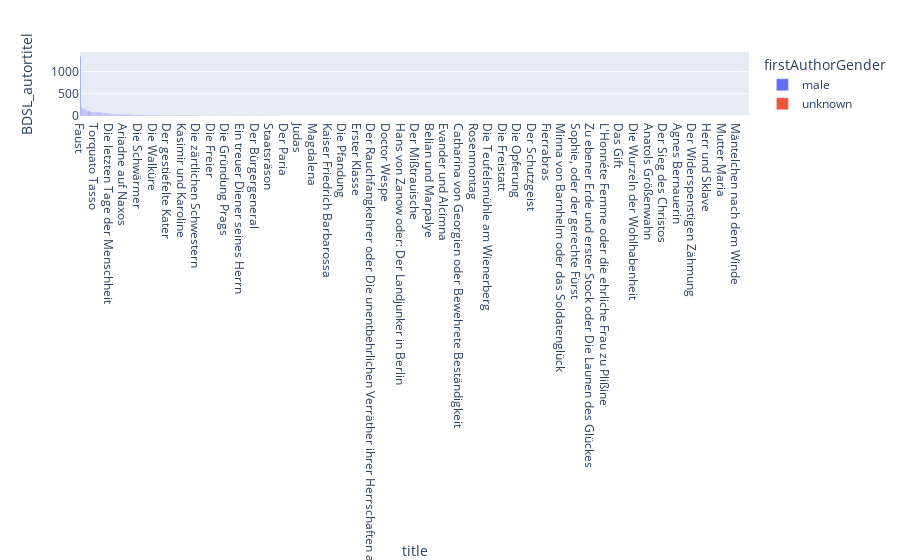

Source (notebook cell):
### Code cell
fig = px.bar(df, x='title', y='BDSL_autortitel', color="firstAuthorGender", hover_data=["firstAuthor", "BDSL_autortitel"])
fig.update_xaxes(categoryorder='total descending')
fig.show()

### Figure 1 — Plotly figure (JSON) as saved in the notebook; plotly's stock layout.template omitted (floating-point values rounded to 4 significant figures; data arrays with more than 128 entries replaced by an {"elided": "..."} marker saying what was removed)
{"data": [{"alignmentgroup": "True", "customdata": {"elided": "571x1 str values"}, "hovertemplate": "firstAuthorGender=male<br>title=%{x}<br>BDSL_autortitel=%{y}<br>firstAuthor=%{customdata[0]}<extra></extra>", "legendgroup": "male", "marker": {"color": "#636efa", "pattern": {"shape": ""}}, "name": "male", "offsetgroup": "male", "orientation": "v", "showlegend": true, "textposition": "auto", "type": "bar", "x": {"elided": "571 str values"}, "xaxis": "x", "y": {"elided": "571 int values"}, "yaxis": "y"}, {"alignmentgroup": "True", "customdata": [["(Anonym)"], ["Berg"], ["Klabund"], ["Klabund"], ["Sturz"]], "hovertemplate": "firstAuthorGender=unknown<br>title=%{x}<br>BDSL_autortitel=%{y}<br>firstAuthor=%{customdata[0]}<extra></extra>", "legendgroup": "unknown", "marker": {"color": "#EF553B", "pattern": {"shape": ""}}, "name": "unknown", "offsetgroup": "unknown", "orientation": "v", "showlegend": true, "textposition": "auto", "type": "bar", "x": ["Der deutsche Student", "Berlin, wie es weint und lacht", "Der Kreidekreis", "XYZ", "Julie"], "xaxis": "x", "y": [0, 0, 2, 0, 0], "yaxis": "y"}, {"alignmentgroup": "True", "customdata": [["Birch-Pfeiffer"], ["Birch-Pfeiffer"], ["Birch-Pfeiffer"], ["Birch-Pfeiffer"], ["Birch-Pfeiffer"], ["Birch-Pfeiffer"], ["Braun"], ["Bredow-Görne"], ["Chézy"], ["Chézy"], ["Dohm"], ["Dohm"], ["Dohm"], ["Dovsky"], ["Droste-Hülshoff"], ["Ebner-Eschenbach"], ["Gottsched"], ["Gottsched"], ["Gottsched"], ["Günderode"], ["Günderode"], ["Günderode"], ["Lachmann"], ["Laddey"], ["Lasker-Schüler"], ["Neuber"], ["Neuber"], ["Neuber"], ["Neuber"], ["Raché"], ["Weißenthurn"], ["Weißenthurn"], ["Weißenthurn"], ["Weißenthurn"], ["Weißenthurn"], ["Wette"]], "hovertemplate": "firstAuthorGender=female<br>title=%{x}<br>BDSL_autortitel=%{y}<br>firstAuthor=%{customdata[0]}<extra></extra>", "legendgroup": "female", "marker": {"color": "#00cc96", "pattern": {"shape": ""}}, "name": "female", "offsetgroup": "female", "orientation": "v", "showlegend": true, "textposition": "auto", "type": "bar", "x": ["Die Grille", "Die Walpurgisnacht", "In der Heimath", "Johannes Gutenberg", "Pfeffer-Rösel oder Die Frankfurter Messe im Jahre 1297", "Vatersorgen", "Mutter Maria", "Gute Freunde", "Der neue Narziß", "Euryanthe", "Die Ritter vom Goldenen Kalb", "Ein Schuß in's Schwarze", "Vom Stamm der Asra", "Mona Lisa", "Perdu! oder Dichter, Verleger und Blaustrümpfe", "Doctor Ritter", "Das Testament", "Der Witzling", "Die Pietisterey im Fischbein-Rocke oder Die Doctormäßige Frau", "Magie und Schicksal", "Nikator", "Udohla", "Salome", "Mäntelchen nach dem Winde", "Die Wupper", "Das Schäferfest oder Die Herbstfreude", "Die von der Weisheit wider die Unwissenheit beschützte Schauspielkunst", "Die Verehrung der Vollkommenheit durch die gebesserten deutschen Schauspiele", "Ein Deutsches Vorspiel", "Belsazar", "Das Manuscript", "Die Schwestern St. Janvier", "Johann, Herzog von Finnland", "Welche ist die Braut!", "Welcher ist der Bräutigam?", "Hänsel und Gretel"], "xaxis": "x", "y": [0, 0, 0, 0, 0, 0, 0, 0, 0, 2, 0, 0, 0, 0, 0, 0, 3, 3, 0, 0, 0, 2, 0, 0, 21, 0, 0, 0, 1, 0, 0, 0, 0, 0, 0, 0], "yaxis": "y"}], "layout": {"barmode": "relative", "legend": {"title": {"text": "firstAuthorGender"}, "tracegroupgap": 0}, "margin": {"t": 60}, "xaxis": {"anchor": "y", "categoryorder": "total descending", "domain": [0, 1], "title": {"text": "title"}}, "yaxis": {"anchor": "x", "domain": [0, 1], "title": {"text": "BDSL_autortitel"}}}}
